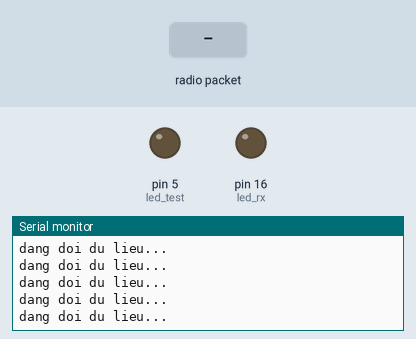
A sketch run on a simulated Arduino Uno, built for the host (arithmetic inside an expression is 32-bit, double 64-bit). On the bench: output pins drawn as LEDs (lit = HIGH), the last lines printed to the serial monitor. The test bench sets the inputs (shaded band). EEPROM starts erased; no radio packets arrive unless stated.

Above: at 1.5 s.
1.6 s: radio packet "1" arrives
At 2.3 s:
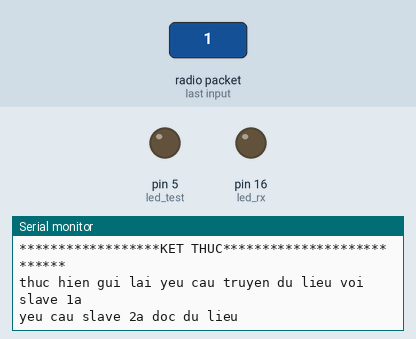
3.2 s: radio packet "0" arrives
At 3.8 s:
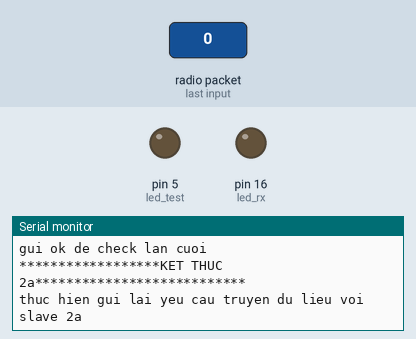

Measured:
- after the input at 1.6 s, the serial monitor: prints a new line after 0.11 s (image 1)
- after the input at 3.2 s, the serial monitor: prints a new line at once (image 2)

The sketch:

MASTER.ino
```cpp
//----THU VIEN CHO NRF24L01----//
#include <SPI.h>                                            // khai bao file thu vien trong duong cai dat
#include <nRF24L01.h>                                      // khai bao file thu vien define thanh ghi NRF trong cai dat
#include "RF24.h" //khai bao file thu vien trong project
//----THU VIEN CHO NRF24L01----//

//--thu vien EEPROM--//
#include <EEPROM.h>
//--thu vien EEPROM--//

//-------KHAI BAO BIEN DUNG TRONG NRF24L01-------------//
RF24 radio(4, 15);  // khai bao chan(CE, CSN)
int led_test = 5;
int led_rx = 16;
int led_tx = 16;
int a=0;
int b=0;
int slave[10];
unsigned char  ID1a[5]= {0x11,0x11,0x11,0x11,0x11};   //5 bytes dia chi truyen/nhan
unsigned char  ID2a[5]= {0x22,0x22,0x22,0x22,0x22};   //5 bytes dia chi truyen/nhan
char data[32];
char check_1a[32] = "yeu cau slave 1a doc du lieu\r\n";
char check_2a[32] = "yeu cau slave 2a doc du lieu\r\n";
char ok[32] = "ok\r\n";

static unsigned long thoi_gian_cho = 0;//dat bien dem thoi gian cho nhan duoc giu lieu
static unsigned long thoi_gian_check = 0;
//-------KHAI BAO BIEN DUNG TRONG NRF24L01-------------//


void setup()
{
  pinMode(led_test,OUTPUT);
  pinMode(led_tx,OUTPUT);
  pinMode(led_rx,OUTPUT);
  EEPROM.begin(512);//khai bao su dung eeprom dung luong 512
  Serial.begin(115200);

  SPI.setHwCs(true);
  SPI.begin();
  SPI.setDataMode(SPI_MODE0);
  SPI.setBitOrder(MSBFIRST);
  radio.begin();                                        // khai bao  bat dau nRF24L01+
  radio.setChannel(4);                                  // chon kenh
  radio.setDataRate(RF24_1MBPS);                   // chon toc do truyen (RF24_250KBPS, RF24_1MBPS, RF24_2MBPS), RF24_1MBPS - 1Мбит/сек
  radio.setPALevel(RF24_PA_MAX);                    //dung luong toi da

  //-------dung xoa bo nho epprom vi tri 0 ve gia tri 0------//
  EEPROM.write(1,0);
  EEPROM.write(2,0);
  //-------dung xoa bo nho epprom vi tri 0 ve gia tri 0------//
}
void loop()
{
  //------kiem tra xem da doc du lieu SLAVE 1A trong thoi gian cho phep chua tu trong bo nho EEPROM--------//
  /*
     =1 la da giao tiep thanh cong
     =0 la chua giao tiep => tien hanh vao che do goi SLAVE
  */
  slave[1]=EEPROM.read(1);
  slave[2]=EEPROM.read(2);
  //Serial.println(slave[1]);
  //Serial.println(slave[2]);
  //--------------------------------------------------------------------------------//

  if(slave[1]==0)
  {
    Slave1a();
  }
  if(slave[2]==0)
  {
    Slave2a();
  }

}


void Slave1a()
{
  a=0;
  b=0;
  thoi_gian_cho = 0;
  thoi_gian_check=0;

  //truyen yeu cau bat dau doc du lieu
  Serial.println("yeu cau slave 1a doc du lieu\r\n");
  radio.openWritingPipe (ID1a);   //mo kenh
  radio.write(&check_1a, sizeof(check_1a));
  //vao che do doc sau khi truyen yeu cau doc du lieu

  //-------------------------vao che do doc du lieu------------------------//
  radio.openReadingPipe(1, ID1a);
  delay(500);
  while(a==0)//doi den khi nhan duoc chuoi
  {
    Serial.println  ("dang doi du lieu...\r\n");
    radio.startListening();//can than thoi gian chay ham nay qua dong ho thoi gian cua nodemcu
    thoi_gian_cho +=1;
    //Serial.println(thoi_gian_cho);

    rx_1a();
    if(thoi_gian_cho > 100)
    {
      a=1;//reset lai
      radio.stopListening();
      Serial.println  ("thuc hien gui lai yeu cau truyen du lieu voi slave 1a\r\n");
    }
    yield();
  }
  //-------------------------vao che do doc du lieu------------------------//
}
void rx_1a()
{
  if(radio.available())
  {
    Serial.println("co phan hoi tu slave 1a\r\n");
    radio.read(&data, sizeof(data));
    Serial.print("Received : ");
    Serial.print(data);
    radio.stopListening();//ngung che do nhan du lieu

    while(b==0)
    {
      thoi_gian_check+=1;
      Serial.print("gui ok de check lan cuoi\r\n");
      //Serial.println(thoi_gian_check);
      radio.openWritingPipe (ID1a);   //mo kenh
      radio.write(&ok, sizeof(ok));
      if(thoi_gian_check>90)
      {
        thoi_gian_cho=6000;
        b=1;//thoat che do gui
        a=1;//xac nhan da nhan duoc du lieu va thoat khoi che do doi nhan du lieu
        EEPROM.write(1,1);//gi vao EEPROM vi tri 1 so 1
        Serial.println("******************KET THUC***************************");
      }
      yield();
    }
    //vao che do doc sau khi truyen yeu cau doc du lieu
  }
  else
  {
    delay(200);
    radio.stopListening();
  }
  //radio.stopListening();
}


void Slave2a()
{
  a=0;
  b=0;
  thoi_gian_cho = 0;
  thoi_gian_check=0;

  //truyen yeu cau bat dau doc du lieu
  Serial.println("yeu cau slave 2a doc du lieu\r\n");
  radio.openWritingPipe (ID2a);   //mo kenh
  radio.write(&check_2a, sizeof(check_2a));
  //vao che do doc sau khi truyen yeu cau doc du lieu

  //-------------------------vao che do doc du lieu------------------------//
  radio.openReadingPipe(1, ID2a);
  delay(500);
  while(a==0)//doi den khi nhan duoc chuoi
  {
    Serial.println  ("dang doi du lieu...\r\n");
    radio.startListening();//can than thoi gian chay ham nay qua dong ho thoi gian cua nodemcu
    thoi_gian_cho +=1;
    //Serial.println(thoi_gian_cho);

    rx_2a();
    if(thoi_gian_cho > 100)
    {
      a=1;//reset lai
      radio.stopListening();
      Serial.println  ("thuc hien gui lai yeu cau truyen du lieu voi slave 2a\r\n");
    }
    yield();
  }
  //-------------------------vao che do doc du lieu------------------------//
}
void rx_2a()
{
  if(radio.available())
  {
    Serial.println("co phan hoi tu slave 2a\r\n");
    radio.read(&data, sizeof(data));
    Serial.print("Received : ");
    Serial.print(data);
    radio.stopListening();//ngung che do nhan du lieu

    while(b==0)
    {
      thoi_gian_check+=1;
      Serial.print("gui ok de check lan cuoi\r\n");
      //Serial.println(thoi_gian_check);
      radio.openWritingPipe (ID2a);   //mo kenh
      radio.write(&ok, sizeof(ok));
      if(thoi_gian_check>90)
      {
        thoi_gian_cho=6000;
        b=1;//thoat che do gui
        a=1;//xac nhan da nhan duoc du lieu va thoat khoi che do doi nhan du lieu
        EEPROM.write(2,1);//gi vao EEPROM vi tri 2 so 1
        Serial.println("******************KET THUC 2a***************************");
      }
      yield();
    }
    //vao che do doc sau khi truyen yeu cau doc du lieu
  }
  else
  {
    delay(200);
    radio.stopListening();
  }
  //radio.stopListening();
}
```
